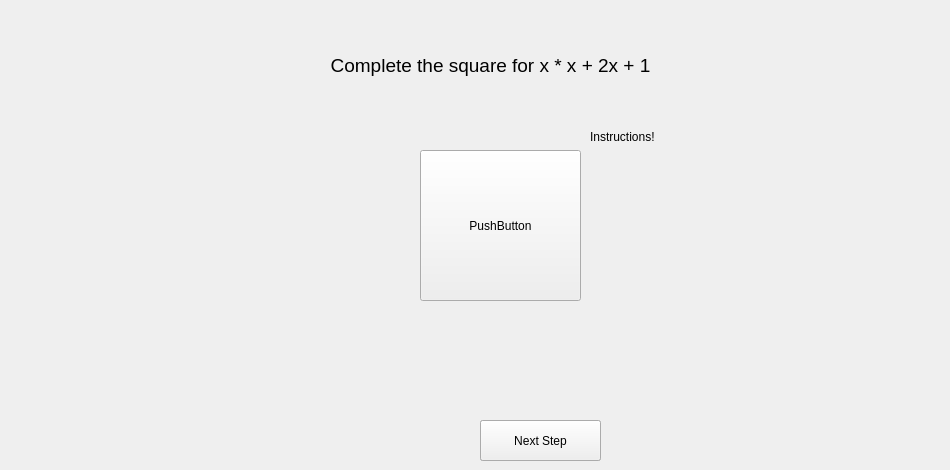
   <widget class="QWidget" name="tutorialMenu">
    <widget class="QPushButton" name="beginGameButton">
     <property name="geometry">
      <rect>
       <x>480</x>
       <y>420</y>
       <width>121</width>
       <height>41</height>
      </rect>
     </property>
     <property name="text">
      <string>Begin Game</string>
     </property>
    </widget>
    <widget class="QLabel" name="tutorialheaderLabel">
     <property name="geometry">
      <rect>
       <x>200</x>
       <y>40</y>
       <width>581</width>
       <height>51</height>
      </rect>
     </property>
     <property name="font">
      <font>
       <pointsize>14</pointsize>
      </font>
     </property>
     <property name="text">
      <string>Complete the square for x * x + 2x + 1</string>
     </property>
     <property name="alignment">
      <set>Qt::AlignCenter</set>
     </property>
    </widget>
    <widget class="QPushButton" name="nextStepButton">
     <property name="geometry">
      <rect>
       <x>480</x>
       <y>420</y>
       <width>121</width>
       <height>41</height>
      </rect>
     </property>
     <property name="text">
      <string>Next Step</string>
     </property>
    </widget>
    <widget class="QPushButton" name="pushButton">
     <property name="geometry">
      <rect>
       <x>420</x>
       <y>150</y>
       <width>161</width>
       <height>151</height>
      </rect>
     </property>
     <property name="text">
      <string>PushButton</string>
     </property>
    </widget>
    <widget class="QLabel" name="instructionLabel">
     <property name="geometry">
      <rect>
       <x>590</x>
       <y>130</y>
       <width>351</width>
       <height>201</height>
      </rect>
     </property>
     <property name="text">
      <string>Instructions!</string>
     </property>
     <property name="alignment">
      <set>Qt::AlignLeading|Qt::AlignLeft|Qt::AlignTop</set>
     </property>
     <property name="wordWrap">
      <bool>false</bool>
     </property>
    </widget>
   </widget>
